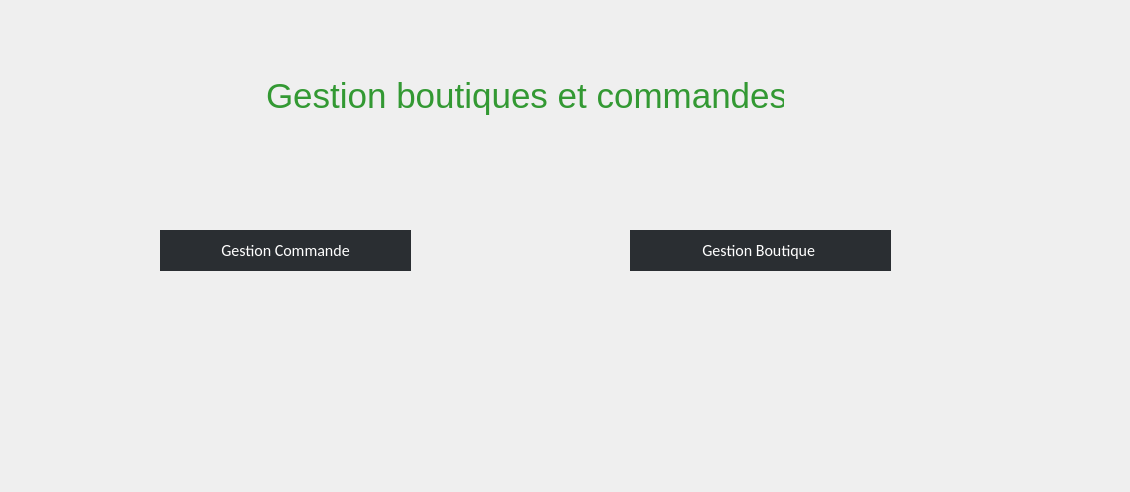
   <widget class="QWidget" name="page">
    <widget class="QPushButton" name="pushButton_2">
     <property name="geometry">
      <rect>
       <x>160</x>
       <y>230</y>
       <width>251</width>
       <height>41</height>
      </rect>
     </property>
     <property name="styleSheet">
      <string notr="true">QPushButton
{
	background-color: rgb(42, 46, 50);
   border-radius:0px;
	color:#ffffff;
	font-size:16px;
font-family:Calibri;

qproperty-iconSize:35px;

}
QPushButton:hover
{
	background-color:rgb(50, 53, 57);
		color:#ffff99;

}
QPushButton:focus
{
	background-color: rgb(59, 62, 66);
	border-style:solid;
	border-left-width:7px;
	border-color: #ff3333;
	color:#ffff99;
}
</string>
     </property>
     <property name="text">
      <string>Gestion Commande</string>
     </property>
    </widget>
    <widget class="QPushButton" name="pushButton_3">
     <property name="geometry">
      <rect>
       <x>630</x>
       <y>230</y>
       <width>261</width>
       <height>41</height>
      </rect>
     </property>
     <property name="styleSheet">
      <string notr="true">QPushButton
{
	background-color: rgb(42, 46, 50);
   border-radius:0px;
	color:#ffffff;
	font-size:16px;
font-family:Calibri;

qproperty-iconSize:35px;

}
QPushButton:hover
{
	background-color:rgb(50, 53, 57);
		color:#ffff99;

}
QPushButton:focus
{
	background-color: rgb(59, 62, 66);
	border-style:solid;
	border-left-width:7px;
	border-color: #ff3333;
	color:#ffff99;
}
</string>
     </property>
     <property name="text">
      <string>Gestion Boutique </string>
     </property>
    </widget>
    <widget class="QLabel" name="label_15">
     <property name="geometry">
      <rect>
       <x>220</x>
       <y>60</y>
       <width>601</width>
       <height>71</height>
      </rect>
     </property>
     <property name="styleSheet">
      <string notr="true">text-align: center;
color: rgb(244, 143, 55);
color: #393;
margin: 0 auto;
font-size: 35px;
font-family: 'Droid Sans';</string>
     </property>
     <property name="text">
      <string>Gestion boutiques et commandes</string>
     </property>
    </widget>
    <widget class="QLabel" name="label_16">
     <property name="geometry">
      <rect>
       <x>970</x>
       <y>20</y>
       <width>151</width>
       <height>101</height>
      </rect>
     </property>
     <property name="text">
      <string/>
     </property>
     <property name="pixmap">
      <pixmap>image/182141689_901413657425909_592955327907562813_n.png</pixmap>
     </property>
     <property name="scaledContents">
      <bool>true</bool>
     </property>
    </widget>
    <widget class="QLabel" name="label_17">
     <property name="geometry">
      <rect>
       <x>630</x>
       <y>290</y>
       <width>261</width>
       <height>171</height>
      </rect>
     </property>
     <property name="text">
      <string/>
     </property>
     <property name="pixmap">
      <pixmap>image/01_lidette.jpg</pixmap>
     </property>
     <property name="scaledContents">
      <bool>true</bool>
     </property>
    </widget>
    <widget class="QLabel" name="label_18">
     <property name="geometry">
      <rect>
       <x>170</x>
       <y>292</y>
       <width>231</width>
       <height>191</height>
      </rect>
     </property>
     <property name="text">
      <string/>
     </property>
     <property name="pixmap">
      <pixmap>image/181291802_817769132281781_5399153178406483641_n.png</pixmap>
     </property>
     <property name="scaledContents">
      <bool>true</bool>
     </property>
    </widget>
   </widget>
